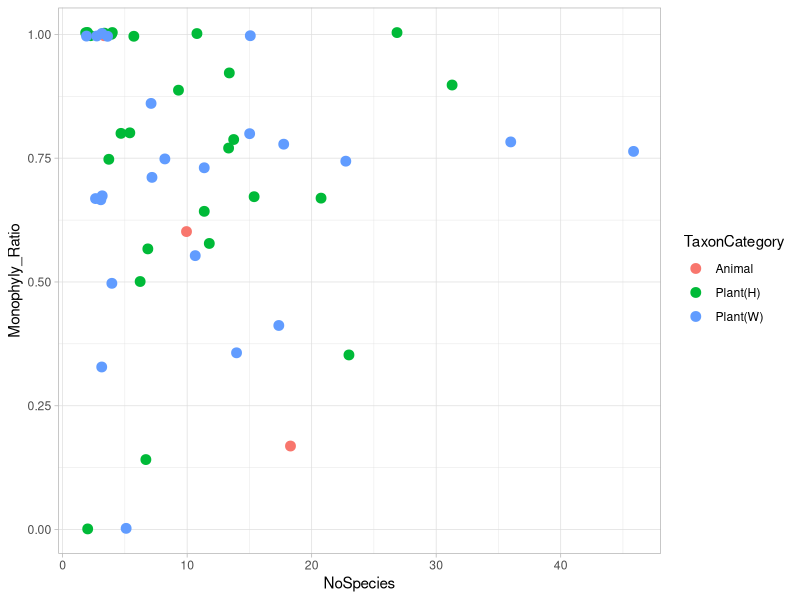
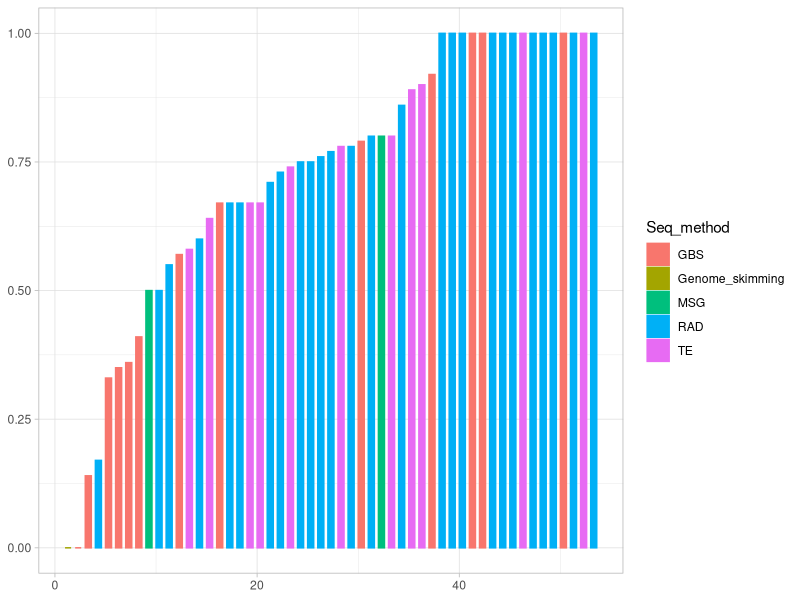

The R source for these figures, in order:
# Working directory
setwd('/Users/Mac/Documents/PhD Research/Drawing')

# Libraries
library(ggplot2)
data <- read.csv('RAD_published_species.txt', NULL, header = TRUE)
mydf <- data.frame(
  Specie_Name= data$Material, 
  Monophyly_Ratio = as.numeric(data$Monophyletic_Ratio),
  TaxonCategory = data$Kingdom,
  NoSpecies = as.numeric(data$No.N.1),
  Seq_method = data$Seq_Method,
  x = data$x
)
ggplot(mydf, aes(fill = TaxonCategory, col = TaxonCategory, x = NoSpecies, y = Monophyly_Ratio)) + 
  geom_jitter(size=3) +
  theme_light()
ggplot(mydf, group = Seq_Method, aes(fill = Seq_method, col = Seq_method, xmin = x, xmax = x+0.6, ymin = 0, ymax = Monophyly_Ratio)) + 
  geom_rect() +
  theme_light()

